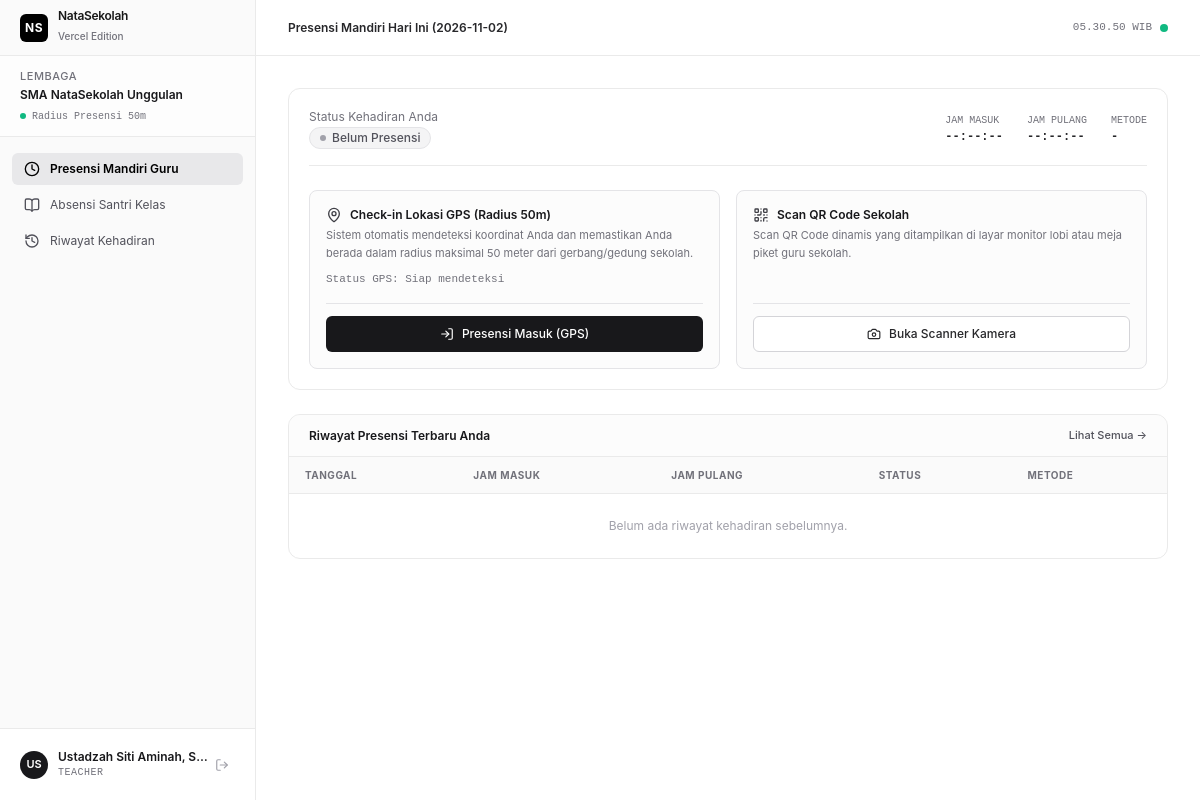
Before: /attendance (signed in) with the older database file.
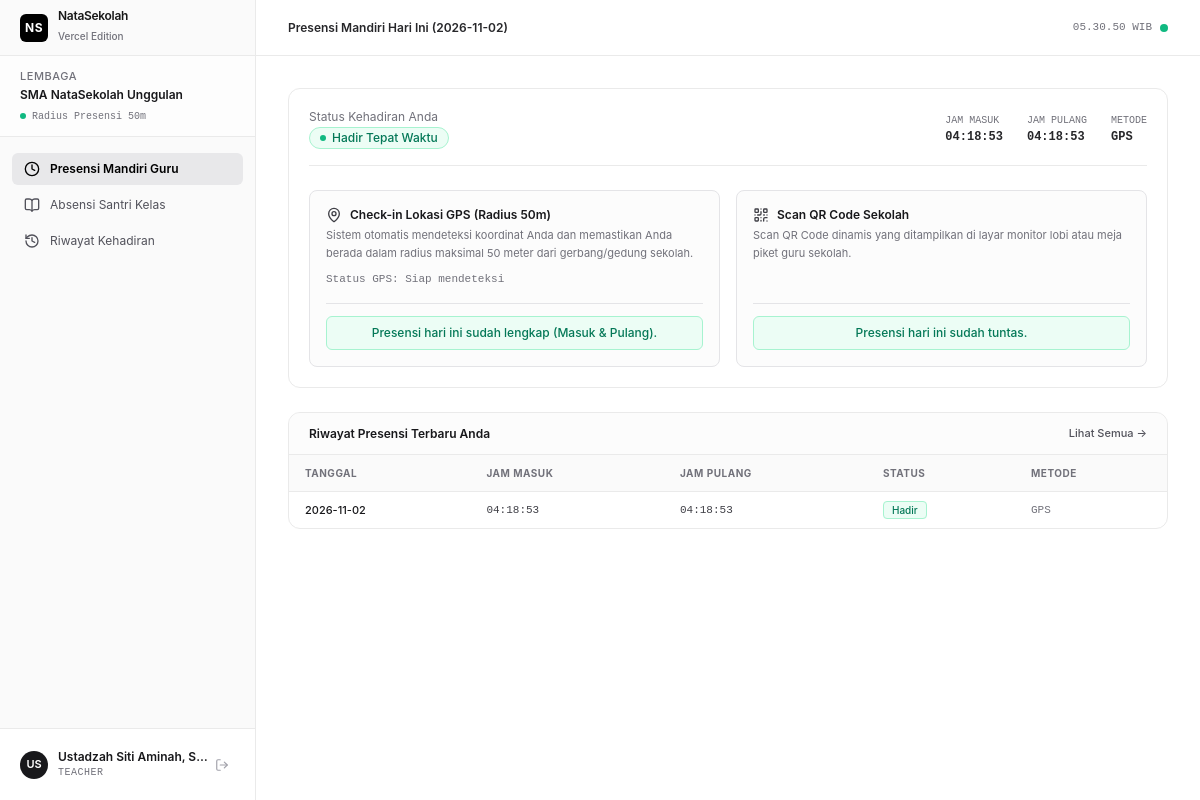
After: the same page with the newer database file.
### tables this page shows
CREATE TABLE teacher_attendance (
            id TEXT PRIMARY KEY,
            institution_id TEXT NOT NULL,
            user_id TEXT NOT NULL,
            date TEXT NOT NULL, -- YYYY-MM-DD
            check_in_time TEXT, -- HH:MM:SS
            check_out_time TEXT, -- HH:MM:SS
            status TEXT NOT NULL CHECK(status IN ('PRESENT', 'LATE', 'SICK', 'EXCUSED', 'ABSENT')),
            method TEXT NOT NULL CHECK(method IN ('GPS', 'QR', 'MANUAL_ADMIN')),
            distance_meters REAL,
            notes TEXT,
            created_at TIMESTAMP DEFAULT CURRENT_TIMESTAMP,
            updated_at TIMESTAMP DEFAULT CURRENT_TIMESTAMP,
            UNIQUE(user_id, date),
            FOREIGN KEY (institution_id) REFERENCES institutions(id) ON DELETE CASCADE,
            FOREIGN KEY (user_id) REFERENCES users(id) ON DELETE CASCADE
        );

### server.py (the view)
@app.get("/attendance", response_class=HTMLResponse)
async def teacher_attendance_page(request: Request):
    user = get_current_user(request)
    if not user:
        return RedirectResponse(url="/login")
    today_str = datetime.now().strftime("%Y-%m-%d")
    conn = get_db()
    cur = conn.cursor()
    cur.execute("""
        SELECT * FROM teacher_attendance
        WHERE user_id = ? AND date = ?
    """, (user["id"], today_str))
    att_row = cur.fetchone()
    cur.execute("""
        SELECT * FROM teacher_attendance
        WHERE user_id = ?
        ORDER BY date DESC LIMIT 5
    """, (user["id"],))
    history_rows = cur.fetchall()
    conn.close()
    return templates.TemplateResponse(
        request=request,
        name="teacher_checkin.html",
        context={
            "user": user,
            "active_menu": "checkin",
            "today": today_str,
            "attendance": dict(att_row) if att_row else None,
            "history": [dict(r) for r in history_rows]
        }
    )

### templates/teacher_checkin.html (shortened to what the changed rows need)
{% extends "base.html" %}
{% block content %}
<div class="space-y-6">
  <div class="bg-white border border-[#eaeaea] rounded-xl p-5 shadow-xs">
    <div class="flex flex-col sm:flex-row sm:items-center justify-between gap-4 pb-4 border-b border-[#eaeaea]">
      <div>
        <div class="text-base font-semibold text-zinc-900 mt-0.5 flex items-center gap-2">
          {% if attendance %}
            {% if attendance.status == 'PRESENT' %}
              <span class="inline-flex items-center gap-1.5 px-2.5 py-0.5 rounded-full text-xs font-medium bg-emerald-50 text-emerald-700 border border-emerald-200">
                <span class="w-1.5 h-1.5 rounded-full bg-emerald-500"></span> Hadir Tepat Waktu
              </span>
            {% elif attendance.status == 'LATE' %}
              <span class="inline-flex items-center gap-1.5 px-2.5 py-0.5 rounded-full text-xs font-medium bg-amber-50 text-amber-700 border border-amber-200">
                <span class="w-1.5 h-1.5 rounded-full bg-amber-500"></span> Terlambat
              </span>
            {% elif attendance.status in ['SICK', 'EXCUSED'] %}
              <span class="inline-flex items-center gap-1.5 px-2.5 py-0.5 rounded-full text-xs font-medium bg-sky-50 text-sky-700 border border-sky-200">
                <span class="w-1.5 h-1.5 rounded-full bg-sky-500"></span> {{ attendance.status }}
              </span>
            {% endif %}
          {% else %}
            <span class="inline-flex items-center gap-1.5 px-2.5 py-0.5 rounded-full text-xs font-medium bg-zinc-100 text-zinc-600 border border-zinc-200">
              <span class="w-1.5 h-1.5 rounded-full bg-zinc-400"></span> Belum Presensi
            </span>
          {% endif %}
        </div>
      </div>
      <div class="flex items-center gap-6 font-mono text-xs">
        <div>
          <span class="text-zinc-500 block text-[10px] uppercase">Jam Masuk</span>
          <span class="font-semibold text-zinc-800 tabular">{{ attendance.check_in_time if attendance else '--:--:--' }}</span>
        </div>
        <div>
          <span class="text-zinc-500 block text-[10px] uppercase">Jam Pulang</span>
          <span class="font-semibold text-zinc-800 tabular">{{ attendance.check_out_time if (attendance and attendance.check_out_time) else '--:--:--' }}</span>
        </div>
        <div>
          <span class="text-zinc-500 block text-[10px] uppercase">Metode</span>
          <span class="font-semibold text-zinc-800">{{ attendance.method if attendance else '-' }}</span>
        </div>
      </div>
    </div>
    <div class="mt-6 grid grid-cols-1 md:grid-cols-2 gap-4">
      <div class="p-4 rounded-lg border border-zinc-200 bg-zinc-50/50 flex flex-col justify-between">
        <div class="mt-4 pt-3 border-t border-zinc-200 flex gap-2">
          {% if not attendance %}
          <button id="btn-gps-in" onclick="doGpsCheckIn('IN')" class="flex-1 h-9 rounded-md bg-zinc-900 hover:bg-zinc-800 text-white text-xs font-medium flex items-center justify-center gap-2 transition-colors">
            <i data-lucide="log-in" class="w-3.5 h-3.5"></i>
            <span>Presensi Masuk (GPS)</span>
          </button>
          {% elif not attendance.check_out_time %}
          <button id="btn-gps-out" onclick="doGpsCheckIn('OUT')" class="flex-1 h-9 rounded-md bg-zinc-900 hover:bg-zinc-800 text-white text-xs font-medium flex items-center justify-center gap-2 transition-colors">
            <i data-lucide="log-out" class="w-3.5 h-3.5"></i>
            <span>Presensi Pulang (GPS)</span>
          </button>
          {% else %}
          <div class="w-full py-2 text-center text-xs font-medium text-emerald-700 bg-emerald-50 rounded-md border border-emerald-200">
            Presensi hari ini sudah lengkap (Masuk & Pulang).
          </div>
          {% endif %}
        </div>
      </div>
      <div class="p-4 rounded-lg border border-zinc-200 bg-zinc-50/50 flex flex-col justify-between">
        <div class="mt-4 pt-3 border-t border-zinc-200">
          {% if not attendance or not attendance.check_out_time %}
          <button onclick="startQrScanner()" class="w-full h-9 rounded-md border border-zinc-300 hover:bg-zinc-100 bg-white text-zinc-800 text-xs font-medium flex items-center justify-center gap-2 transition-colors">
            <i data-lucide="camera" class="w-3.5 h-3.5"></i>
            <span>Buka Scanner Kamera</span>
          </button>
          {% else %}
          <div class="w-full py-2 text-center text-xs font-medium text-emerald-700 bg-emerald-50 rounded-md border border-emerald-200">
            Presensi hari ini sudah tuntas.
          </div>
          {% endif %}
        </div>
      </div>
    </div>
  </div>
  <div class="bg-white border border-[#eaeaea] rounded-xl overflow-hidden shadow-xs">
    <div class="overflow-x-auto">
      <table class="w-full text-left text-xs">
        <thead class="bg-zinc-50 text-zinc-500 uppercase text-[10px] tracking-wider border-b border-[#eaeaea]">
          <tr>
            <th class="px-4 py-2.5">Tanggal</th>
            <th class="px-4 py-2.5">Jam Masuk</th>
            <th class="px-4 py-2.5">Jam Pulang</th>
            <th class="px-4 py-2.5">Status</th>
            <th class="px-4 py-2.5">Metode</th>
          </tr>
        </thead>
        <tbody class="divide-y divide-[#eaeaea] text-zinc-700 font-mono text-[11px]">
          {% for r in history %}
          <tr class="hover:bg-zinc-50/60">
            <td class="px-4 py-2.5 font-sans font-medium text-zinc-900">{{ r.date }}</td>
            <td class="px-4 py-2.5">{{ r.check_in_time or '-' }}</td>
            <td class="px-4 py-2.5">{{ r.check_out_time or '-' }}</td>
            <td class="px-4 py-2.5 font-sans">
              {% if r.status == 'PRESENT' %}
                <span class="px-2 py-0.5 rounded text-[10px] font-medium bg-emerald-50 text-emerald-700 border border-emerald-200">Hadir</span>
              {% elif r.status == 'LATE' %}
                <span class="px-2 py-0.5 rounded text-[10px] font-medium bg-amber-50 text-amber-700 border border-amber-200">Terlambat</span>
              {% else %}
                <span class="px-2 py-0.5 rounded text-[10px] font-medium bg-sky-50 text-sky-700 border border-sky-200">{{ r.status }}</span>
              {% endif %}
            </td>
            <td class="px-4 py-2.5 text-zinc-500">{{ r.method }}</td>
          </tr>
          {% else %}
          <tr>
            <td colspan="5" class="px-4 py-6 text-center text-zinc-400 font-sans text-xs">Belum ada riwayat kehadiran sebelumnya.</td>
          </tr>
          {% endfor %}
        </tbody>
      </table>
    </div>
  </div>
</div>
{% endblock %}

Changed rows visible on the page:
added teacher_attendance: check_in_time "04:18:53", check_out_time "04:18:53", method "GPS", date "2026-11-02", status "Hadir"
Other visible differences:
{{ attendance.check_in_time if attendance else '--:--:--' }}: "--:--:--" → (not shown)
{{ attendance.method if attendance else '-' }}: "-" → (not shown)
text no longer shown: "Belum Presensi --:--:-- Presensi Masuk (GPS) Buka Scanner Kamera Belum ada riwayat kehadiran sebelumnya."
text now shown: "Hadir Tepat Waktu Presensi hari ini sudah lengkap (Masuk & Pulang). Presensi hari ini sudah tuntas."
